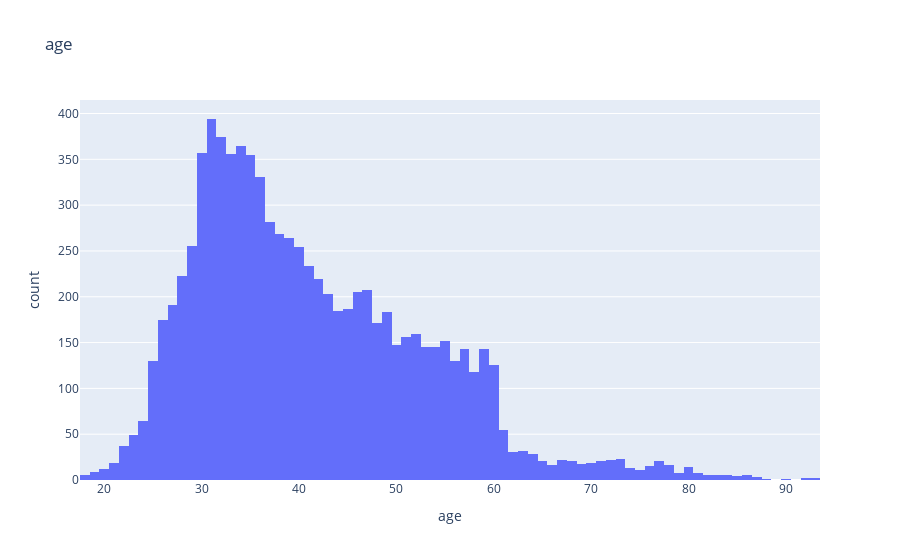
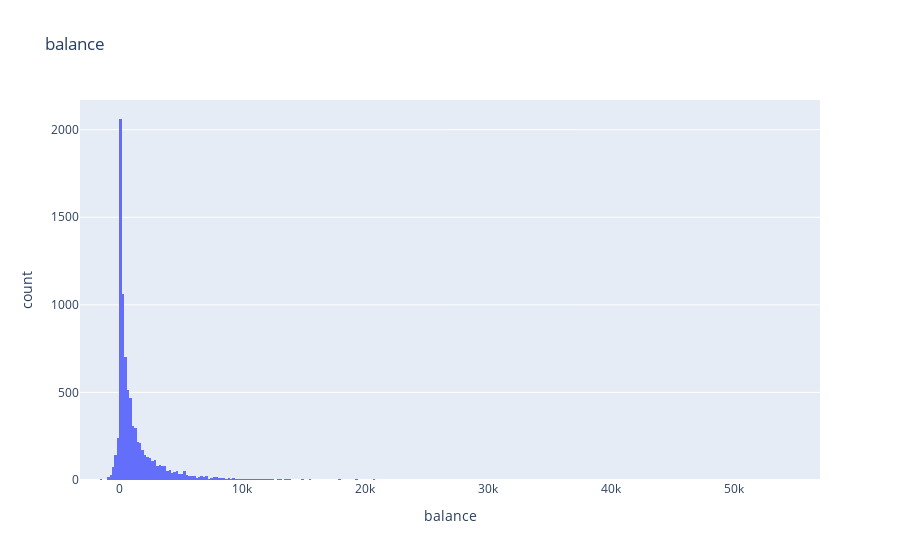
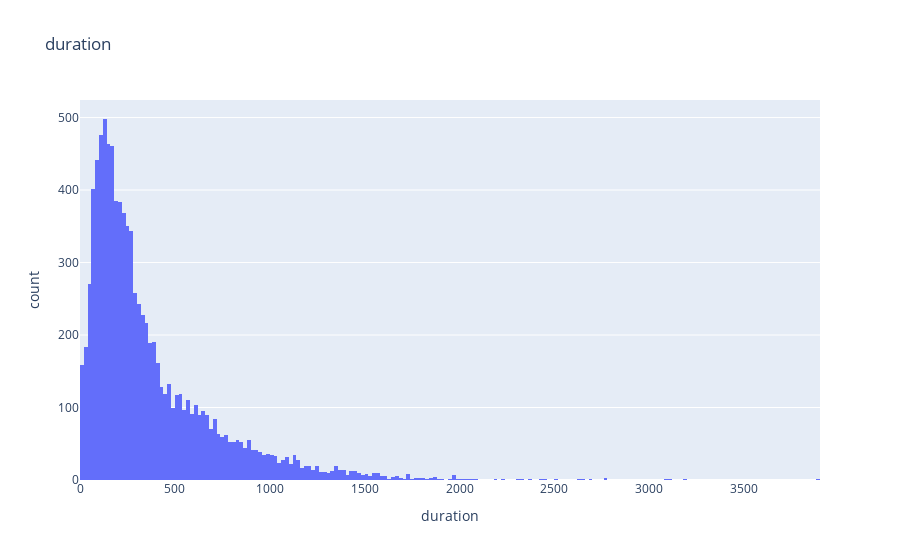

The notebook cell these images were saved under, in order:
### Code cell
# Define our numeric variables
numeric_variables = df.select_dtypes(include=["float64"]).columns.tolist()

# Create a histogram for each variable
for var in numeric_variables:
    fig = px.histogram(df,
                       x=var,
                       title=var
                      )
    fig.show()

### Figure 1 — Plotly figure (JSON) as saved in the notebook; plotly's stock layout.template omitted (floating-point values rounded to 4 significant figures; data arrays with more than 128 entries replaced by an {"elided": "..."} marker saying what was removed)
{"data": [{"alignmentgroup": "True", "bingroup": "x", "hovertemplate": "age=%{x}<br>count=%{y}<extra></extra>", "legendgroup": "", "marker": {"color": "#636efa", "pattern": {"shape": ""}}, "name": "", "offsetgroup": "", "orientation": "v", "showlegend": false, "type": "histogram", "x": {"elided": "11162 int values"}, "xaxis": "x", "yaxis": "y"}], "layout": {"barmode": "relative", "legend": {"tracegroupgap": 0}, "title": {"text": "age"}, "xaxis": {"anchor": "y", "domain": [0, 1], "title": {"text": "age"}}, "yaxis": {"anchor": "x", "domain": [0, 1], "title": {"text": "count"}}}}

### Figure 2 — Plotly figure (JSON) as saved in the notebook; plotly's stock layout.template omitted (floating-point values rounded to 4 significant figures; data arrays with more than 128 entries replaced by an {"elided": "..."} marker saying what was removed)
{"data": [{"alignmentgroup": "True", "bingroup": "x", "hovertemplate": "balance=%{x}<br>count=%{y}<extra></extra>", "legendgroup": "", "marker": {"color": "#636efa", "pattern": {"shape": ""}}, "name": "", "offsetgroup": "", "orientation": "v", "showlegend": false, "type": "histogram", "x": {"elided": "11162 int values"}, "xaxis": "x", "yaxis": "y"}], "layout": {"barmode": "relative", "legend": {"tracegroupgap": 0}, "title": {"text": "balance"}, "xaxis": {"anchor": "y", "domain": [0, 1], "title": {"text": "balance"}}, "yaxis": {"anchor": "x", "domain": [0, 1], "title": {"text": "count"}}}}

### Figure 3 — Plotly figure (JSON) as saved in the notebook; plotly's stock layout.template omitted (floating-point values rounded to 4 significant figures; data arrays with more than 128 entries replaced by an {"elided": "..."} marker saying what was removed)
{"data": [{"alignmentgroup": "True", "bingroup": "x", "hovertemplate": "duration=%{x}<br>count=%{y}<extra></extra>", "legendgroup": "", "marker": {"color": "#636efa", "pattern": {"shape": ""}}, "name": "", "offsetgroup": "", "orientation": "v", "showlegend": false, "type": "histogram", "x": {"elided": "11162 int values"}, "xaxis": "x", "yaxis": "y"}], "layout": {"barmode": "relative", "legend": {"tracegroupgap": 0}, "title": {"text": "duration"}, "xaxis": {"anchor": "y", "domain": [0, 1], "title": {"text": "duration"}}, "yaxis": {"anchor": "x", "domain": [0, 1], "title": {"text": "count"}}}}
